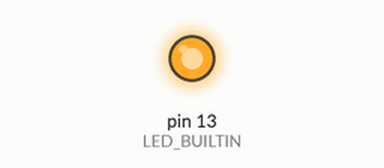
Simulated run of this sketch. Board: Arduino Uno, built with avr-gcc and run on an emulated ATmega328P. Parts: output pins drawn as LEDs (lit = HIGH).

Above: at 0.15 s.
At 7.5 s:
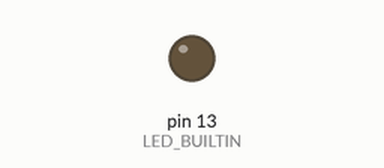
Timing chart, 0 to 11.1 s (numbered marks = the images above):
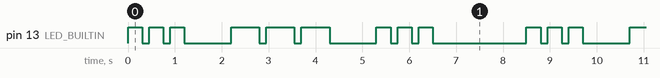

The sketch:

SOS_L.ino
```cpp
void setup() {
  // put your setup code here, to run once:
pinMode(LED_BUILTIN, OUTPUT);
}

void loop() {
  // put your main code here, to run repeatedly:
  //S
  digitalWrite(LED_BUILTIN, HIGH);
  delay(300);
  digitalWrite(LED_BUILTIN, LOW);
  delay(150);
  digitalWrite(LED_BUILTIN, HIGH);
  delay(300);
  digitalWrite(LED_BUILTIN, LOW);
  delay(150);
  digitalWrite(LED_BUILTIN, HIGH);
  delay(300);
  digitalWrite(LED_BUILTIN, LOW);
  delay(1000);
  //O
  digitalWrite(LED_BUILTIN, HIGH);
  delay(600);
  digitalWrite(LED_BUILTIN, LOW);
  delay(150);
  digitalWrite(LED_BUILTIN, HIGH);
  delay(600);
  digitalWrite(LED_BUILTIN, LOW);
  delay(150);
  digitalWrite(LED_BUILTIN, HIGH);
  delay(600);
  digitalWrite(LED_BUILTIN, LOW);
  delay(1000);
  //S
  digitalWrite(LED_BUILTIN, HIGH);
  delay(300);
  digitalWrite(LED_BUILTIN, LOW);
  delay(150);
  digitalWrite(LED_BUILTIN, HIGH);
  delay(300);
  digitalWrite(LED_BUILTIN, LOW);
  delay(150);
  digitalWrite(LED_BUILTIN, HIGH);
  delay(300);
  digitalWrite(LED_BUILTIN, LOW);
  delay(2000);
}
```

Measured:
- by itself, pin 13 (LED_BUILTIN): repeats every 8.5 s: 2 × (LOW 0.15 s, HIGH 0.30 s), LOW 1.0 s, 2 × (HIGH 0.60 s, LOW 0.15 s), HIGH 0.60 s, LOW 1.0 s, 2 × (HIGH 0.30 s, LOW 0.15 s), HIGH 0.30 s, LOW 2.0 s, HIGH 0.30 s
- by itself, everything shown: repeats every 8.5 s, in 18 steps
